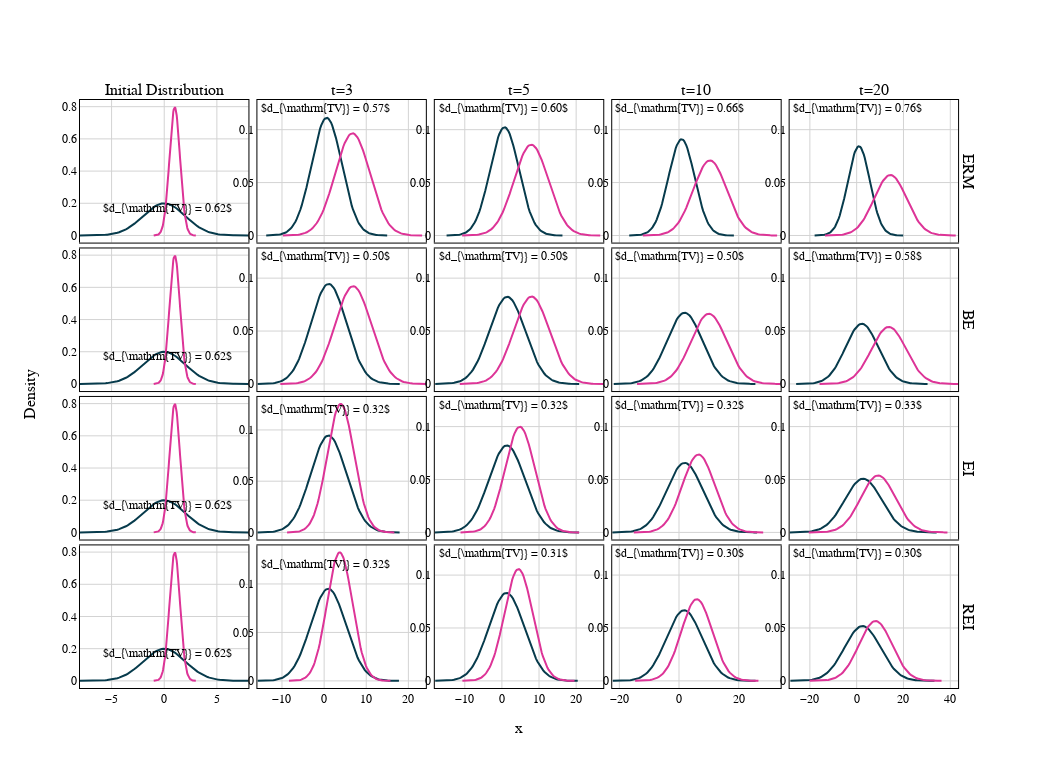

Notebook cell for this chart:
### Code cell
refs = {
    (1,1): ('x', 'y')    ,  (1,2): ('x2','y2')  , (1,3): ('x3', 'y3')  , (1,4): ('x4','y4')  , (1,5): ('x5','y5'),
    (2,1): ('x6', 'y6')  ,  (2,2): ('x7','y7')  , (2,3): ('x8', 'y8')  , (2,4): ('x9','y9')  , (2,5): ('x10','y10'),
    (3,1): ('x11', 'y11'),  (3,2): ('x12','y12'), (3,3): ('x13', 'y13'), (3,4): ('x14','y14'), (3,5): ('x15','y15'),
    (4,1): ('x16', 'y16'),  (4,2): ('x17','y17'), (4,3): ('x18', 'y18'), (4,4): ('x19','y19'), (4,5): ('x20','y20'),
}

algs = ['ERM', 'BE', 'EI', 'REI']
T = [3, 5, 10, 20]

fig = make_subplots(
    rows=4, 
    cols=1+len(T), 
    shared_xaxes=True, 
    shared_yaxes=False, 
    horizontal_spacing=0.01, 
    vertical_spacing=0.01, 
    column_titles=['Initial Distribution'] + [f't={t}' for t in T],
    row_titles=algs,
    x_title='x',
    y_title='Density',
    )

init_data = model2.init_data
mu0, sigma0, mu1, sigma1 = init_data[0]['mean'], init_data[0]['std'], init_data[1]['mean'], init_data[1]['std']
x0, x1 = np.linspace(mu0 - 4*sigma0, mu0 + 4*sigma0, 100), np.linspace(mu1 - 4*sigma1, mu1 + 4*sigma1, 100)
for i in range(4):
    fig.add_traces([
        go.Scatter(
            x=x0, 
            y=norm.pdf(x0, mu0, sigma0), 
            marker=dict(color=colors[0]),
            mode='lines',
            name = 'Group 0',
            showlegend=False
            ),
        go.Scatter(
            x=x1,
            y=norm.pdf(x1, mu1, sigma1), 
            marker=dict(color=colors[4]),
            mode='lines',
            name='Group 1',
            showlegend=False
        ),
        ],
        rows=[i+1, i+1],
        cols=[1, 1]
    )
    fig.add_annotation(
        xref=refs[(i+1,1)][0], yref=refs[(i+1,1)][1], x=0.3, y=0.17, text = r'$d_{\mathrm{TV}} = %.2f$' % dtv(mu0, sigma0, mu1, sigma1), showarrow=False
    )

for ti, t in enumerate(T):
    for di, d in enumerate([true_data2[t], be_data2[t], ei_data2[t], rei_data2[t]]):
        mu0, sigma0, mu1, sigma1 = d[0]['mean'], d[0]['std'], d[1]['mean'], d[1]['std']
        x0, x1 = np.linspace(mu0 - 4*sigma0, mu0 + 4*sigma0, 100), np.linspace(mu1 - 4*sigma1, mu1 + 4*sigma1, 100)
        fig.add_traces([
            go.Scatter(
                x=x0, 
                y=norm.pdf(x0, mu0, sigma0), 
                marker=dict(color=colors[0]),
                mode='lines',
                name = 'Group 0',
                showlegend=(di==0 and ti==4)
                ),
            go.Scatter(
                x=x1,
                y=norm.pdf(x1, mu1, sigma1), 
                marker=dict(color=colors[4]),
                mode='lines',
                name='Group 1',
                showlegend=(di==0 and ti==4)
            ),
            ],
            rows=[di+1, di+1],
            cols=[ti+2, ti+2]
        )
        fig.add_annotation(
            xref=refs[(di+1,ti+2)][0], yref=refs[(di+1,ti+2)][1], x=0.3, y = 0.12,  text = r'$d_{\mathrm{TV}} = %.2f$' % dtv(mu0, sigma0, mu1, sigma1), showarrow=False, 
        )
    
dpi = 96
fig.update_layout(
    width = 11*dpi,
    height = 8*dpi,
    plot_bgcolor='white',
        paper_bgcolor='white',
        font=dict(
            family='Times New Roman', 
            color='black'
            ),
        legend=dict(
            x=0.815, 
            y=0.997, 
            # x=1.05, 
            # y=0.975, 
            xanchor='left',
            font=dict(size=10), 
            bgcolor='rgba(255, 255, 255, 0.7)',
            bordercolor='lightgrey',
            borderwidth=1,
            # entrywidth=0.1,
            entrywidthmode='pixels',
            orientation='h'
            ),
)

fig.update_xaxes(
    title=dict(
        font=dict(size=25)
        ), 
    showline=True, 
    mirror=True,
    linecolor='black', 
    gridcolor='lightgrey', 
    zerolinewidth=1,
    zerolinecolor='lightgrey',
    # range=[-45,45],
    # dtick=25
    )

fig.update_yaxes(
    title=dict(
        font=dict(size=25), 
        ), 
    showline=True, 
    mirror=True,
    linecolor='black', 
    gridcolor='lightgrey',
    zerolinewidth=1,
    zerolinecolor='lightgrey',
    # range=[-0.01, 0.17]
    )
  
        
fig.show()
